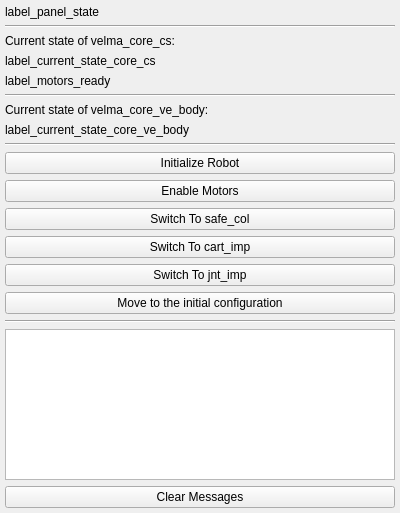
<?xml version="1.0" encoding="UTF-8"?>
<ui version="4.0">
 <class>VelmaControlPanelWidget</class>
 <widget class="QWidget" name="VelmaControlPanelWidget">
  <property name="geometry">
   <rect>
    <x>0</x>
    <y>0</y>
    <width>400</width>
    <height>513</height>
   </rect>
  </property>
  <property name="windowTitle">
   <string>VelmaControlPanelWidget</string>
  </property>
  <layout class="QHBoxLayout">
   <property name="leftMargin">
    <number>0</number>
   </property>
   <property name="topMargin">
    <number>0</number>
   </property>
   <property name="rightMargin">
    <number>0</number>
   </property>
   <property name="bottomMargin">
    <number>0</number>
   </property>
   <item>
    <layout class="QGridLayout" name="gridLayout">
     <property name="leftMargin">
      <number>5</number>
     </property>
     <property name="topMargin">
      <number>5</number>
     </property>
     <property name="rightMargin">
      <number>5</number>
     </property>
     <property name="bottomMargin">
      <number>5</number>
     </property>
     <item row="0" column="0">
      <layout class="QVBoxLayout" name="verticalLayout">
       <item>
        <widget class="QLabel" name="label_panel_state">
         <property name="text">
          <string>label_panel_state</string>
         </property>
        </widget>
       </item>
       <item>
        <widget class="Line" name="line">
         <property name="orientation">
          <enum>Qt::Horizontal</enum>
         </property>
        </widget>
       </item>
       <item>
        <widget class="QLabel" name="label1">
         <property name="text">
          <string>Current state of velma_core_cs:</string>
         </property>
        </widget>
       </item>
       <item>
        <widget class="QLabel" name="label_current_state_core_cs">
         <property name="text">
          <string>label_current_state_core_cs</string>
         </property>
        </widget>
       </item>
       <item>
        <widget class="QLabel" name="label_motors_ready">
         <property name="text">
          <string>label_motors_ready</string>
         </property>
        </widget>
       </item>
       <item>
        <widget class="Line" name="line_2">
         <property name="orientation">
          <enum>Qt::Horizontal</enum>
         </property>
        </widget>
       </item>
       <item>
        <widget class="QLabel" name="label2">
         <property name="text">
          <string>Current state of velma_core_ve_body:</string>
         </property>
        </widget>
       </item>
       <item>
        <widget class="QLabel" name="label_current_state_core_ve_body">
         <property name="text">
          <string>label_current_state_core_ve_body</string>
         </property>
        </widget>
       </item>
       <item>
        <widget class="Line" name="line_3">
         <property name="orientation">
          <enum>Qt::Horizontal</enum>
         </property>
        </widget>
       </item>
       <item>
        <widget class="QPushButton" name="button_initialize_robot">
         <property name="text">
          <string>Initialize Robot</string>
         </property>
        </widget>
       </item>
       <item>
        <widget class="QPushButton" name="button_enable_motors">
         <property name="text">
          <string>Enable Motors</string>
         </property>
        </widget>
       </item>
       <item>
        <widget class="QPushButton" name="button_switch_to_safe_col">
         <property name="text">
          <string>Switch To safe_col</string>
         </property>
        </widget>
       </item>
       <item>
        <widget class="QPushButton" name="button_switch_to_cart_imp">
         <property name="text">
          <string>Switch To cart_imp</string>
         </property>
        </widget>
       </item>
       <item>
        <widget class="QPushButton" name="button_switch_to_jnt_imp">
         <property name="text">
          <string>Switch To jnt_imp</string>
         </property>
        </widget>
       </item>
       <item>
        <widget class="QPushButton" name="button_move_to_initial_configuration">
         <property name="text">
          <string>Move to the initial configuration</string>
         </property>
        </widget>
       </item>
       <item>
        <widget class="Line" name="line_4">
         <property name="orientation">
          <enum>Qt::Horizontal</enum>
         </property>
        </widget>
       </item>
       <item>
        <widget class="QListView" name="list_messages"/>
       </item>
       <item>
        <widget class="QPushButton" name="button_clear_messages">
         <property name="text">
          <string>Clear Messages</string>
         </property>
        </widget>
       </item>
      </layout>
     </item>
    </layout>
   </item>
  </layout>
 </widget>
 <resources/>
 <connections/>
</ui>
